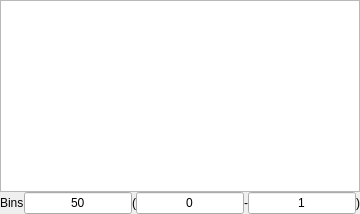
           <widget class="QWidget" name="delitab">
            <attribute name="title">
             <string>Deli</string>
            </attribute>
            <layout class="QGridLayout" name="gridLayout_7">
             <property name="leftMargin">
              <number>0</number>
             </property>
             <property name="topMargin">
              <number>0</number>
             </property>
             <property name="rightMargin">
              <number>0</number>
             </property>
             <property name="bottomMargin">
              <number>0</number>
             </property>
             <property name="spacing">
              <number>0</number>
             </property>
             <item row="0" column="0">
              <widget class="GraphicsLayoutWidget" name="delihistplot">
               <property name="sizePolicy">
                <sizepolicy hsizetype="Expanding" vsizetype="Expanding">
                 <horstretch>0</horstretch>
                 <verstretch>0</verstretch>
                </sizepolicy>
               </property>
               <property name="font">
                <font>
                 <family>Kozuka Gothic Pro L</family>
                 <pointsize>20</pointsize>
                 <weight>3</weight>
                 <italic>false</italic>
                 <bold>false</bold>
                </font>
               </property>
               <property name="styleSheet">
                <string notr="true">font: 25 20pt &quot;Kozuka Gothic Pro L&quot;;</string>
               </property>
              </widget>
             </item>
             <item row="1" column="0">
              <layout class="QHBoxLayout" name="horizontalLayout_7">
               <item>
                <widget class="QLabel" name="label_9">
                 <property name="enabled">
                  <bool>true</bool>
                 </property>
                 <property name="sizePolicy">
                  <sizepolicy hsizetype="Fixed" vsizetype="Fixed">
                   <horstretch>0</horstretch>
                   <verstretch>0</verstretch>
                  </sizepolicy>
                 </property>
                 <property name="text">
                  <string>Bins</string>
                 </property>
                </widget>
               </item>
               <item>
                <widget class="QLineEdit" name="delibins">
                 <property name="sizePolicy">
                  <sizepolicy hsizetype="Fixed" vsizetype="Fixed">
                   <horstretch>0</horstretch>
                   <verstretch>0</verstretch>
                  </sizepolicy>
                 </property>
                 <property name="text">
                  <string>50</string>
                 </property>
                 <property name="alignment">
                  <set>Qt::AlignCenter</set>
                 </property>
                </widget>
               </item>
               <item>
                <layout class="QHBoxLayout" name="horizontalLayout_9">
                 <item>
                  <widget class="QLabel" name="label_10">
                   <property name="sizePolicy">
                    <sizepolicy hsizetype="Fixed" vsizetype="Fixed">
                     <horstretch>0</horstretch>
                     <verstretch>0</verstretch>
                    </sizepolicy>
                   </property>
                   <property name="text">
                    <string>(</string>
                   </property>
                  </widget>
                 </item>
                 <item>
                  <widget class="QLineEdit" name="delirange0">
                   <property name="sizePolicy">
                    <sizepolicy hsizetype="Fixed" vsizetype="Fixed">
                     <horstretch>0</horstretch>
                     <verstretch>0</verstretch>
                    </sizepolicy>
                   </property>
                   <property name="text">
                    <string>0</string>
                   </property>
                   <property name="alignment">
                    <set>Qt::AlignCenter</set>
                   </property>
                  </widget>
                 </item>
                 <item>
                  <widget class="QLabel" name="label_12">
                   <property name="sizePolicy">
                    <sizepolicy hsizetype="Fixed" vsizetype="Fixed">
                     <horstretch>0</horstretch>
                     <verstretch>0</verstretch>
                    </sizepolicy>
                   </property>
                   <property name="text">
                    <string>-</string>
                   </property>
                  </widget>
                 </item>
                 <item>
                  <widget class="QLineEdit" name="delirange1">
                   <property name="sizePolicy">
                    <sizepolicy hsizetype="Fixed" vsizetype="Fixed">
                     <horstretch>0</horstretch>
                     <verstretch>0</verstretch>
                    </sizepolicy>
                   </property>
                   <property name="text">
                    <string>1</string>
                   </property>
                   <property name="alignment">
                    <set>Qt::AlignCenter</set>
                   </property>
                  </widget>
                 </item>
                 <item>
                  <widget class="QLabel" name="label_11">
                   <property name="sizePolicy">
                    <sizepolicy hsizetype="Fixed" vsizetype="Fixed">
                     <horstretch>0</horstretch>
                     <verstretch>0</verstretch>
                    </sizepolicy>
                   </property>
                   <property name="text">
                    <string>)</string>
                   </property>
                  </widget>
                 </item>
                </layout>
               </item>
              </layout>
             </item>
            </layout>
           </widget>
